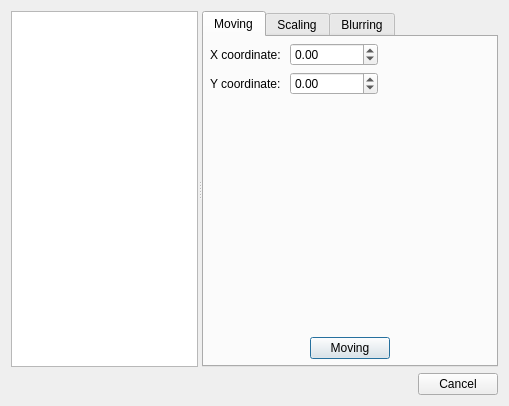
<?xml version="1.0" encoding="UTF-8"?>
<ui version="4.0">
 <class>Dialog</class>
 <widget class="QDialog" name="Dialog">
  <property name="geometry">
   <rect>
    <x>0</x>
    <y>0</y>
    <width>509</width>
    <height>406</height>
   </rect>
  </property>
  <property name="minimumSize">
   <size>
    <width>509</width>
    <height>406</height>
   </size>
  </property>
  <property name="maximumSize">
   <size>
    <width>509</width>
    <height>406</height>
   </size>
  </property>
  <property name="windowTitle">
   <string>Process ...</string>
  </property>
  <property name="windowIcon">
   <iconset resource="../../../icons.qrc">
    <normaloff>:/icons/DimensionalSynthesis.png</normaloff>:/icons/DimensionalSynthesis.png</iconset>
  </property>
  <property name="modal">
   <bool>true</bool>
  </property>
  <layout class="QVBoxLayout" name="verticalLayout">
   <item>
    <widget class="QSplitter" name="splitter">
     <property name="sizePolicy">
      <sizepolicy hsizetype="Expanding" vsizetype="Expanding">
       <horstretch>0</horstretch>
       <verstretch>0</verstretch>
      </sizepolicy>
     </property>
     <property name="orientation">
      <enum>Qt::Horizontal</enum>
     </property>
     <widget class="QListWidget" name="path_list"/>
     <widget class="QTabWidget" name="tabWidget">
      <property name="currentIndex">
       <number>0</number>
      </property>
      <widget class="QWidget" name="moving">
       <attribute name="title">
        <string>Moving</string>
       </attribute>
       <layout class="QVBoxLayout" name="verticalLayout_2">
        <property name="leftMargin">
         <number>6</number>
        </property>
        <property name="topMargin">
         <number>6</number>
        </property>
        <property name="rightMargin">
         <number>6</number>
        </property>
        <property name="bottomMargin">
         <number>6</number>
        </property>
        <item>
         <layout class="QGridLayout" name="gridLayout">
          <item row="0" column="0">
           <widget class="QLabel" name="label">
            <property name="text">
             <string>X coordinate: </string>
            </property>
           </widget>
          </item>
          <item row="0" column="2">
           <spacer name="horizontalSpacer_2">
            <property name="orientation">
             <enum>Qt::Horizontal</enum>
            </property>
            <property name="sizeHint" stdset="0">
             <size>
              <width>40</width>
              <height>20</height>
             </size>
            </property>
           </spacer>
          </item>
          <item row="1" column="0">
           <widget class="QLabel" name="label_2">
            <property name="text">
             <string>Y coordinate: </string>
            </property>
           </widget>
          </item>
          <item row="1" column="1">
           <widget class="QDoubleSpinBox" name="moving_y_coordinate">
            <property name="minimum">
             <double>-1000000.000000000000000</double>
            </property>
            <property name="maximum">
             <double>1000000.000000000000000</double>
            </property>
           </widget>
          </item>
          <item row="1" column="2">
           <spacer name="horizontalSpacer_3">
            <property name="orientation">
             <enum>Qt::Horizontal</enum>
            </property>
            <property name="sizeHint" stdset="0">
             <size>
              <width>40</width>
              <height>20</height>
             </size>
            </property>
           </spacer>
          </item>
          <item row="0" column="1">
           <widget class="QDoubleSpinBox" name="moving_x_coordinate">
            <property name="minimum">
             <double>-1000000.000000000000000</double>
            </property>
            <property name="maximum">
             <double>1000000.000000000000000</double>
            </property>
           </widget>
          </item>
         </layout>
        </item>
        <item>
         <spacer name="verticalSpacer">
          <property name="orientation">
           <enum>Qt::Vertical</enum>
          </property>
          <property name="sizeHint" stdset="0">
           <size>
            <width>20</width>
            <height>99</height>
           </size>
          </property>
         </spacer>
        </item>
        <item>
         <layout class="QHBoxLayout" name="horizontalLayout_3">
          <item>
           <spacer name="horizontalSpacer_7">
            <property name="orientation">
             <enum>Qt::Horizontal</enum>
            </property>
            <property name="sizeHint" stdset="0">
             <size>
              <width>40</width>
              <height>20</height>
             </size>
            </property>
           </spacer>
          </item>
          <item>
           <widget class="QPushButton" name="movingButton">
            <property name="text">
             <string>Moving</string>
            </property>
            <property name="default">
             <bool>true</bool>
            </property>
           </widget>
          </item>
          <item>
           <spacer name="horizontalSpacer_9">
            <property name="orientation">
             <enum>Qt::Horizontal</enum>
            </property>
            <property name="sizeHint" stdset="0">
             <size>
              <width>40</width>
              <height>20</height>
             </size>
            </property>
           </spacer>
          </item>
         </layout>
        </item>
       </layout>
      </widget>
      <widget class="QWidget" name="scaling">
       <attribute name="title">
        <string>Scaling</string>
       </attribute>
       <layout class="QVBoxLayout" name="verticalLayout_3">
        <property name="leftMargin">
         <number>6</number>
        </property>
        <property name="topMargin">
         <number>6</number>
        </property>
        <property name="rightMargin">
         <number>6</number>
        </property>
        <property name="bottomMargin">
         <number>6</number>
        </property>
        <item>
         <layout class="QGridLayout" name="gridLayout_2">
          <item row="0" column="2">
           <spacer name="horizontalSpacer_4">
            <property name="orientation">
             <enum>Qt::Horizontal</enum>
            </property>
            <property name="sizeHint" stdset="0">
             <size>
              <width>40</width>
              <height>20</height>
             </size>
            </property>
           </spacer>
          </item>
          <item row="0" column="1">
           <widget class="QDoubleSpinBox" name="scaling_h">
            <property name="minimum">
             <double>1.000000000000000</double>
            </property>
            <property name="maximum">
             <double>10000.000000000000000</double>
            </property>
           </widget>
          </item>
          <item row="0" column="0">
           <widget class="QLabel" name="label_3">
            <property name="text">
             <string>Horizontal: </string>
            </property>
           </widget>
          </item>
          <item row="1" column="0">
           <widget class="QLabel" name="label_4">
            <property name="text">
             <string>Vertical: </string>
            </property>
           </widget>
          </item>
          <item row="1" column="2">
           <spacer name="horizontalSpacer_5">
            <property name="orientation">
             <enum>Qt::Horizontal</enum>
            </property>
            <property name="sizeHint" stdset="0">
             <size>
              <width>40</width>
              <height>20</height>
             </size>
            </property>
           </spacer>
          </item>
          <item row="1" column="1">
           <widget class="QDoubleSpinBox" name="scaling_v">
            <property name="minimum">
             <double>1.000000000000000</double>
            </property>
            <property name="maximum">
             <double>10000.000000000000000</double>
            </property>
           </widget>
          </item>
         </layout>
        </item>
        <item>
         <widget class="Line" name="line">
          <property name="orientation">
           <enum>Qt::Horizontal</enum>
          </property>
         </widget>
        </item>
        <item>
         <layout class="QHBoxLayout" name="horizontalLayout_2">
          <item>
           <widget class="QLabel" name="label_5">
            <property name="text">
             <string>Reference point: </string>
            </property>
           </widget>
          </item>
          <item>
           <widget class="QDoubleSpinBox" name="scaling_rx">
            <property name="minimum">
             <double>-1000000.000000000000000</double>
            </property>
            <property name="maximum">
             <double>1000000.000000000000000</double>
            </property>
           </widget>
          </item>
          <item>
           <widget class="QDoubleSpinBox" name="scaling_ry">
            <property name="minimum">
             <double>-1000000.000000000000000</double>
            </property>
            <property name="maximum">
             <double>1000000.000000000000000</double>
            </property>
           </widget>
          </item>
          <item>
           <spacer name="horizontalSpacer_6">
            <property name="orientation">
             <enum>Qt::Horizontal</enum>
            </property>
            <property name="sizeHint" stdset="0">
             <size>
              <width>40</width>
              <height>20</height>
             </size>
            </property>
           </spacer>
          </item>
         </layout>
        </item>
        <item>
         <spacer name="verticalSpacer_2">
          <property name="orientation">
           <enum>Qt::Vertical</enum>
          </property>
          <property name="sizeHint" stdset="0">
           <size>
            <width>20</width>
            <height>52</height>
           </size>
          </property>
         </spacer>
        </item>
        <item>
         <layout class="QHBoxLayout" name="horizontalLayout_4">
          <item>
           <spacer name="horizontalSpacer_8">
            <property name="orientation">
             <enum>Qt::Horizontal</enum>
            </property>
            <property name="sizeHint" stdset="0">
             <size>
              <width>40</width>
              <height>20</height>
             </size>
            </property>
           </spacer>
          </item>
          <item>
           <widget class="QPushButton" name="scalingButton">
            <property name="text">
             <string>Scaling</string>
            </property>
            <property name="default">
             <bool>true</bool>
            </property>
           </widget>
          </item>
          <item>
           <spacer name="horizontalSpacer_10">
            <property name="orientation">
             <enum>Qt::Horizontal</enum>
            </property>
            <property name="sizeHint" stdset="0">
             <size>
              <width>40</width>
              <height>20</height>
             </size>
            </property>
           </spacer>
          </item>
         </layout>
        </item>
       </layout>
      </widget>
      <widget class="QWidget" name="blurring">
       <attribute name="title">
        <string>Blurring</string>
       </attribute>
       <layout class="QVBoxLayout" name="verticalLayout_4">
        <property name="leftMargin">
         <number>6</number>
        </property>
        <property name="topMargin">
         <number>6</number>
        </property>
        <property name="rightMargin">
         <number>6</number>
        </property>
        <property name="bottomMargin">
         <number>6</number>
        </property>
        <item>
         <widget class="QLabel" name="label_8">
          <property name="text">
           <string>This function can minimize the number of coordinate points.</string>
          </property>
          <property name="wordWrap">
           <bool>true</bool>
          </property>
         </widget>
        </item>
        <item>
         <layout class="QHBoxLayout" name="horizontalLayout_7">
          <item>
           <widget class="QLabel" name="label_7">
            <property name="text">
             <string>The number of points: </string>
            </property>
           </widget>
          </item>
          <item>
           <widget class="QLabel" name="points_num">
            <property name="text">
             <string>0</string>
            </property>
           </widget>
          </item>
          <item>
           <spacer name="horizontalSpacer_12">
            <property name="orientation">
             <enum>Qt::Horizontal</enum>
            </property>
            <property name="sizeHint" stdset="0">
             <size>
              <width>40</width>
              <height>20</height>
             </size>
            </property>
           </spacer>
          </item>
         </layout>
        </item>
        <item>
         <layout class="QHBoxLayout" name="horizontalLayout_6">
          <item>
           <widget class="QLabel" name="label_6">
            <property name="text">
             <string>Reduced to: </string>
            </property>
           </widget>
          </item>
          <item>
           <widget class="QSpinBox" name="blurring_num"/>
          </item>
          <item>
           <spacer name="horizontalSpacer_11">
            <property name="orientation">
             <enum>Qt::Horizontal</enum>
            </property>
            <property name="sizeHint" stdset="0">
             <size>
              <width>40</width>
              <height>20</height>
             </size>
            </property>
           </spacer>
          </item>
         </layout>
        </item>
        <item>
         <spacer name="verticalSpacer_3">
          <property name="orientation">
           <enum>Qt::Vertical</enum>
          </property>
          <property name="sizeHint" stdset="0">
           <size>
            <width>20</width>
            <height>40</height>
           </size>
          </property>
         </spacer>
        </item>
        <item>
         <layout class="QHBoxLayout" name="horizontalLayout_8">
          <item>
           <spacer name="horizontalSpacer_13">
            <property name="orientation">
             <enum>Qt::Horizontal</enum>
            </property>
            <property name="sizeHint" stdset="0">
             <size>
              <width>40</width>
              <height>20</height>
             </size>
            </property>
           </spacer>
          </item>
          <item>
           <widget class="QPushButton" name="blurringButton">
            <property name="text">
             <string>Blurring</string>
            </property>
            <property name="default">
             <bool>true</bool>
            </property>
           </widget>
          </item>
          <item>
           <spacer name="horizontalSpacer_14">
            <property name="orientation">
             <enum>Qt::Horizontal</enum>
            </property>
            <property name="sizeHint" stdset="0">
             <size>
              <width>40</width>
              <height>20</height>
             </size>
            </property>
           </spacer>
          </item>
         </layout>
        </item>
       </layout>
      </widget>
     </widget>
    </widget>
   </item>
   <item>
    <layout class="QHBoxLayout" name="horizontalLayout">
     <item>
      <spacer name="horizontalSpacer">
       <property name="orientation">
        <enum>Qt::Horizontal</enum>
       </property>
       <property name="sizeHint" stdset="0">
        <size>
         <width>40</width>
         <height>20</height>
        </size>
       </property>
      </spacer>
     </item>
     <item>
      <widget class="QDialogButtonBox" name="buttonBox">
       <property name="sizePolicy">
        <sizepolicy hsizetype="Fixed" vsizetype="Fixed">
         <horstretch>0</horstretch>
         <verstretch>0</verstretch>
        </sizepolicy>
       </property>
       <property name="standardButtons">
        <set>QDialogButtonBox::Cancel</set>
       </property>
      </widget>
     </item>
    </layout>
   </item>
  </layout>
 </widget>
 <resources>
  <include location="../../../icons.qrc"/>
 </resources>
 <connections>
  <connection>
   <sender>buttonBox</sender>
   <signal>rejected()</signal>
   <receiver>Dialog</receiver>
   <slot>reject()</slot>
   <hints>
    <hint type="sourcelabel">
     <x>59</x>
     <y>24</y>
    </hint>
    <hint type="destinationlabel">
     <x>169</x>
     <y>154</y>
    </hint>
   </hints>
  </connection>
 </connections>
</ui>
